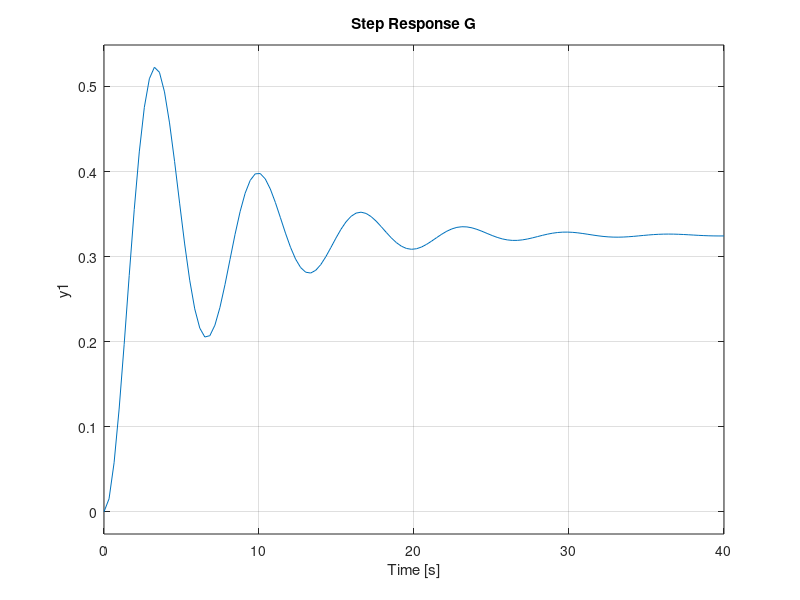
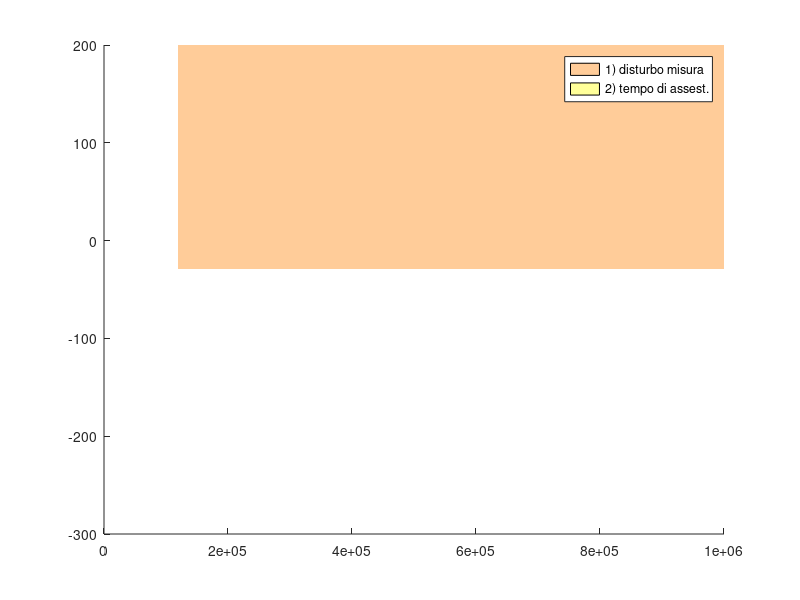
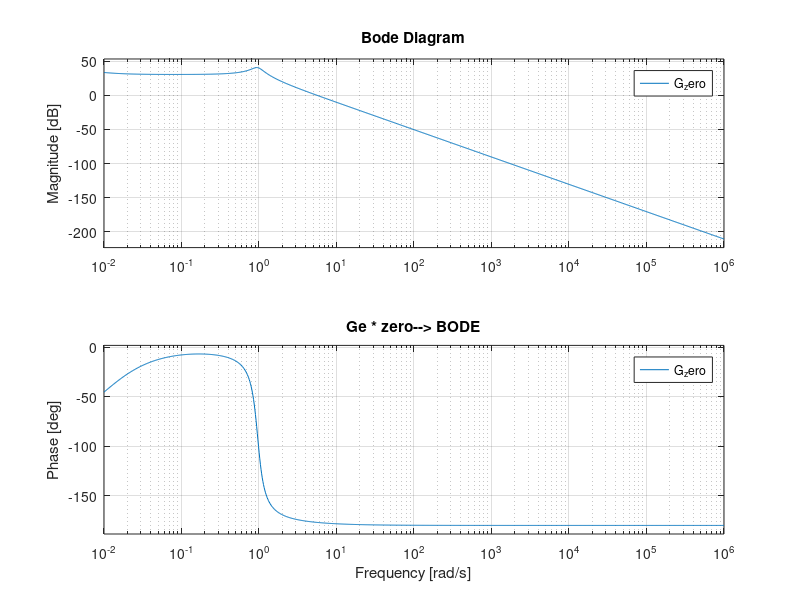

MATLAB code for these plots, in order: (Note: this script raises an error after producing the figures.)
%% Project of Automatic Control 
%%%%%%%%
%
%   Project:
%       Type 1.a
%   Team members:
%       Francesco Ciampana, Alessio Troffei, Vladyslav Tymofieiev,
%       Francesco Scavello
%
%%%%%%%%

% Project specs:
% - zero steady state error with a step reference signal of w(t)=W1(t)
% - Mf>45°
% - S_%<1%
% - T_a1< 0,3[s]


clear all, clc
%System parameters definition
b = 0.3; a = 0.3; F_v = -8.7; 
T_a1 = 0.3;
S_p = 0.01; % Sovraelongazione percentuale
w_n_min=12 * 10^4;
A_n = 30; % abbattimento
W=0;
%Matrixs
A = [0 , 1;
    a/4*sqrt(2)*F_v , -b];

B = [ 0 ;
      a ];
  
C = [1 , 0];
D = 0;

%Transfer function definition
s = tf("s");
[Num,Den] = ss2tf(A,B,C,D); %converts a state-space representation of a system into an equivalent transfer function.
display(Num);
display(Den);
figure();
G=tf(Num,Den);
step(G);
title("Step Response G");

zpk(G);
display(G);

%Definition of bode frequency range
w_plot_min=10^(-2);%vedere e nel caso modificare
w_plot_max=10^6;%vedere e nel caso modificare

% Constraints variables
%xi=sqrt((log(S_p)^2)/(pi^2+log(S_p)^2)); %= circa 0.83;
xi=0.85;
Mf=xi*100;

w_c_min=460/(Mf*T_a1);
w_c_max=w_n_min; % [rad/s]
Xi_dB = 20*log10(1/A_n); %abbattimento di 30 volte

%Regolatore statico us/s^k con k>=0
Rs = 1/s; % k=1; us=1;

%Ge = G* Rs

Ge = G * Rs;
zpk(Ge);
display(Ge);
%REGOLATORE DINAMICO
%Uno zero
Rzero = 1+ 100*s;

G_zero = Ge * Rzero;
figure(10);
bode(G_zero,{ w_plot_min, w_plot_max });
title("Ge * zero--> BODE");

%e una rete anticipatrice
omega_cStar=(w_c_min+50);
phi_star= (Mf+4) - 180 -(-180);display(phi_star);%angolo desiderato
M_star = 89;
tau= (M_star - cosd(phi_star))/(omega_cStar * sind(phi_star));
a_tau = (cosd(phi_star)-(1/M_star))/(omega_cStar * sind(phi_star));
%tau1 = 1;
%tau2 = 100;
%a1 = 10^(-4);
%a2 = 10^(-5);
%Rd = (1+ tau1*s) * (1+tau2*s) / ((1+a2*tau2*s)*(1 + a1*tau1*s));

R_ant = (1+tau*s) / (1+a_tau*s);
Rd = R_ant*Rzero;
L = Ge*Rd;


%------------------------------------------
figure();
[MagGe,phaseGe,wGe]=bode(Ge,{ w_plot_min, w_plot_max });
[MagL,phaseL,wL]=bode(L,{ w_plot_min, w_plot_max });

patch([w_n_min,w_plot_max,w_plot_max,w_n_min],[Xi_dB,Xi_dB,200,200],[1 0.5 0],'FaceAlpha',0.4,'EdgeAlpha',0);
patch([w_c_min,w_plot_min,w_plot_min,w_c_min],[-300,-300,0,0],[1 1 0],'FaceAlpha',0.4,'EdgeAlpha',0);
leg1 = legend('1) disturbo misura', '2) tempo di assest.', '3)Ge');
hold on,  zoom on;

margin(MagGe, phaseGe, wGe);
margin(MagL, phaseL, wL);

leg2 = legend('Ge', 'L');

patch([w_c_min,w_c_max,w_c_max,w_c_min],[-180+Mf,-180+Mf,-280,-280],'r','FaceAlpha',0.35,'EdgeAlpha',0);


T_simulation=5;
figure();
%step(Ge, 20, "b");
step(Ge);
title("Step response of Ge");

figure();
%step(L, 20, "b");
step(L);
title("Step response of L");


figure();
%step(L, 20, "b");
step(L/(1+L), T_simulation, "b"); %F(S)

% add overshoot constraint
patch([0,T_simulation,T_simulation,0],[W*(1+S_p),W*(1+S_p),W+1,W+1],'r','FaceAlpha',0.3,'EdgeAlpha',0.5);
hold on; 
% add Settling time constraint

patch([T_a1,T_simulation,T_simulation,T_a1],[W*(1-0.01),W*(1-0.01),0,0],'g','FaceAlpha',0.1,'EdgeAlpha',0.5);
patch([T_a1,T_simulation,T_simulation,T_a1],[W*(1+0.01),W*(1+0.01),W+1,W+1],'g','FaceAlpha',0.1,'EdgeAlpha',0.1);

title("Step response F(s)");
return 
